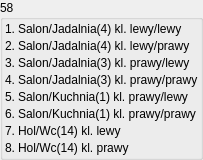
           <widget class="QGroupBox" name="groupBox_4">
            <property name="title">
             <string>58</string>
            </property>
            <layout class="QFormLayout" name="formLayout_2">
             <property name="horizontalSpacing">
              <number>3</number>
             </property>
             <property name="verticalSpacing">
              <number>3</number>
             </property>
             <property name="leftMargin">
              <number>2</number>
             </property>
             <property name="topMargin">
              <number>2</number>
             </property>
             <property name="rightMargin">
              <number>2</number>
             </property>
             <property name="bottomMargin">
              <number>2</number>
             </property>
             <item row="0" column="0">
              <widget class="QLabel" name="label_145">
               <property name="text">
                <string>1.</string>
               </property>
              </widget>
             </item>
             <item row="0" column="1">
              <widget class="QLabel" name="label_146">
               <property name="text">
                <string>Salon/Jadalnia(4) kl. lewy/lewy</string>
               </property>
              </widget>
             </item>
             <item row="1" column="0">
              <widget class="QLabel" name="label_147">
               <property name="text">
                <string>2.</string>
               </property>
              </widget>
             </item>
             <item row="1" column="1">
              <widget class="QLabel" name="label_148">
               <property name="text">
                <string>Salon/Jadalnia(4) kl. lewy/prawy</string>
               </property>
              </widget>
             </item>
             <item row="2" column="1">
              <widget class="QLabel" name="label_149">
               <property name="text">
                <string>Salon/Jadalnia(3) kl. prawy/lewy</string>
               </property>
              </widget>
             </item>
             <item row="2" column="0">
              <widget class="QLabel" name="label_150">
               <property name="text">
                <string>3.</string>
               </property>
              </widget>
             </item>
             <item row="3" column="0">
              <widget class="QLabel" name="label_151">
               <property name="text">
                <string>4.</string>
               </property>
              </widget>
             </item>
             <item row="3" column="1">
              <widget class="QLabel" name="label_152">
               <property name="text">
                <string>Salon/Jadalnia(3) kl. prawy/prawy</string>
               </property>
              </widget>
             </item>
             <item row="4" column="0">
              <widget class="QLabel" name="label_153">
               <property name="text">
                <string>5.</string>
               </property>
              </widget>
             </item>
             <item row="4" column="1">
              <widget class="QLabel" name="label_155">
               <property name="text">
                <string>Salon/Kuchnia(1) kl. prawy/lewy</string>
               </property>
              </widget>
             </item>
             <item row="5" column="1">
              <widget class="QLabel" name="label_156">
               <property name="text">
                <string>Salon/Kuchnia(1) kl. prawy/prawy</string>
               </property>
              </widget>
             </item>
             <item row="5" column="0">
              <widget class="QLabel" name="label_157">
               <property name="text">
                <string>6.</string>
               </property>
              </widget>
             </item>
             <item row="6" column="1">
              <widget class="QLabel" name="label_158">
               <property name="text">
                <string>Hol/Wc(14) kl. lewy</string>
               </property>
              </widget>
             </item>
             <item row="6" column="0">
              <widget class="QLabel" name="label_159">
               <property name="text">
                <string>7.</string>
               </property>
              </widget>
             </item>
             <item row="7" column="1">
              <widget class="QLabel" name="label_160">
               <property name="text">
                <string>Hol/Wc(14) kl. prawy</string>
               </property>
              </widget>
             </item>
             <item row="7" column="0">
              <widget class="QLabel" name="label_161">
               <property name="text">
                <string>8.</string>
               </property>
              </widget>
             </item>
            </layout>
           </widget>
